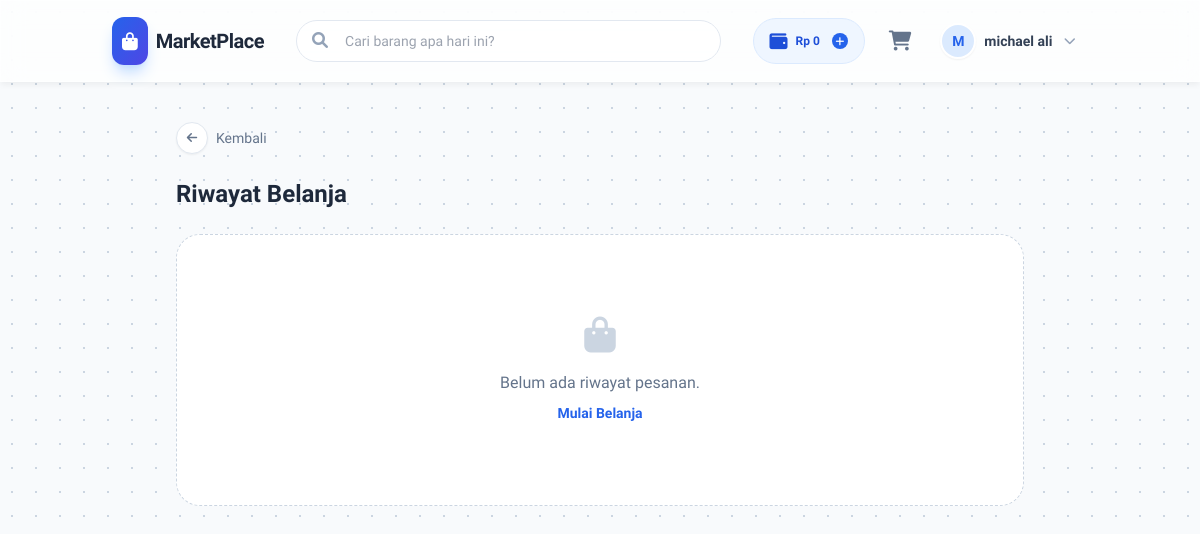
Before: /views/my_orders.php (signed in) with the older database file.
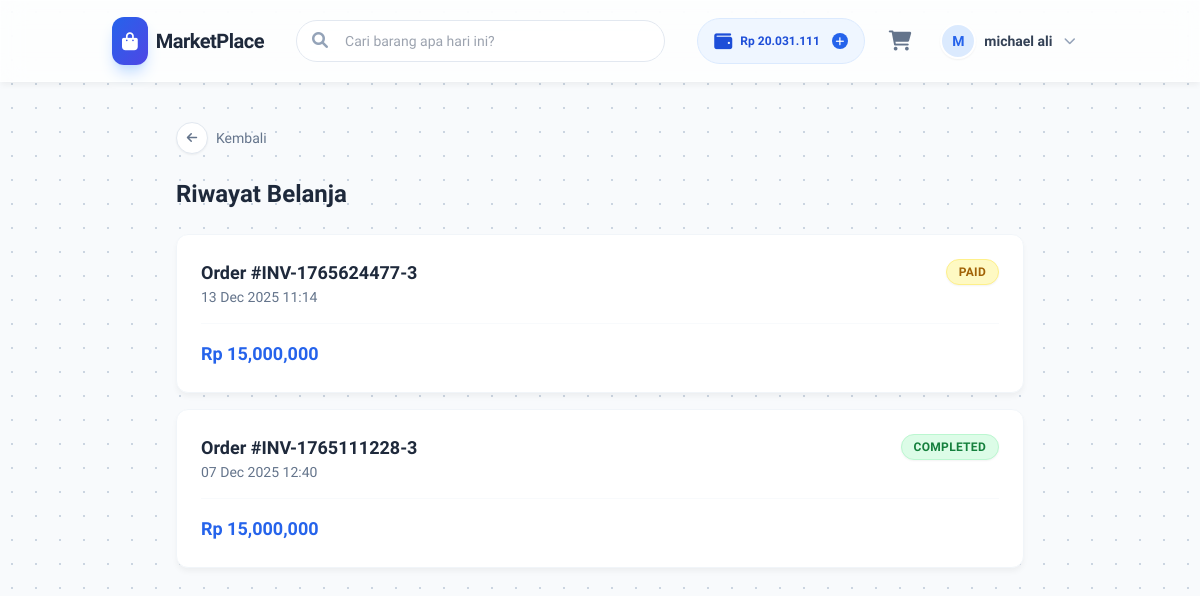
After: the same page with the newer database file.
### tables this page shows
CREATE TABLE `users` (
  `id` int(11) NOT NULL,
  `username` varchar(50) NOT NULL,
  `password` varchar(255) NOT NULL,
  `nama_lengkap` varchar(100) DEFAULT NULL,
  `email` varchar(100) DEFAULT NULL,
  `role` enum('admin','member') DEFAULT 'member',
  `created_at` timestamp NOT NULL DEFAULT current_timestamp(),
  `balance` decimal(15,2) DEFAULT 0.00
);

CREATE TABLE `orders` (
  `id` int(11) NOT NULL,
  `user_id` int(11) NOT NULL,
  `invoice_number` varchar(50) NOT NULL,
  `total_harga` decimal(10,2) NOT NULL,
  `metode_pembayaran` enum('tunai','non-tunai') NOT NULL,
  `status` enum('pending','paid','shipped','completed','cancelled') DEFAULT 'pending',
  `created_at` timestamp NOT NULL DEFAULT current_timestamp()
);

### Views/my_orders.php (the view, shortened to what the changed rows need)
<?php
$user_id = $_SESSION['user_id'];
$database = new Database();
$db = $database->getConnection();
$stmt_bal = $db->prepare("SELECT balance FROM users WHERE id = ?");
$stmt_bal->execute([$user_id]);
$nav_balance = $stmt_bal->fetchColumn() ?: 0;
$stmt_orders = $db->prepare("SELECT * FROM orders WHERE user_id = ? ORDER BY created_at DESC");
$stmt_orders->execute([$user_id]);
$orders = $stmt_orders->fetchAll(PDO::FETCH_ASSOC);
?>
<!DOCTYPE html>
<html lang="id">
<head>
    <script src="https://cdn.tailwindcss.com"></script>
    <link rel="stylesheet" href="https://cdnjs.cloudflare.com/ajax/libs/font-awesome/6.0.0/css/all.min.css">
    <link rel="stylesheet" href="../assets/css/style.css">
</head>
<body class="bg-slate-50 text-slate-800">
    <nav class="glass sticky top-0 z-50 transition-all duration-300">
        <div class="container mx-auto px-4 sm:px-6 h-20 flex items-center justify-between gap-4">
            <div class="flex items-center gap-4 flex-shrink-0">
                <button onclick="openTopUp()" class="hidden md:flex items-center gap-2 bg-blue-50 hover:bg-blue-100 text-blue-700 px-4 py-2 rounded-full transition font-bold text-xs border border-blue-100 group">
                    <i class="fas fa-wallet text-lg group-hover:scale-110 transition"></i>
                    <span>Rp <?php echo number_format($nav_balance, 0, ',', '.'); ?></span>
                    <div class="w-4 h-4 bg-blue-600 text-white rounded-full flex items-center justify-center text-[10px] ml-1"><i class="fas fa-plus"></i></div>
                </button>
            </div>
        </div>
    </nav>
    <div class="container mx-auto px-6 py-10 max-w-4xl">
        <h1 class="text-2xl font-bold mb-6 text-slate-800">Riwayat Belanja</h1>
        <div class="space-y-4">
            <?php foreach($orders as $o): ?>
            <div class="glass p-6 rounded-xl bg-white border border-slate-100 animate-enter">
                <div class="flex justify-between items-start mb-4">
                    <div>
                        <div class="font-bold text-lg text-slate-800">Order #<?php echo $o['invoice_number']; ?></div>
                        <div class="text-sm text-slate-500"><?php echo date('d M Y H:i', strtotime($o['created_at'])); ?></div>
                    </div>
                    <span class="px-3 py-1 rounded-full text-xs font-bold uppercase tracking-wide shadow-sm
                        <?php echo $o['status']=='completed'?'bg-green-100 text-green-700 border border-green-200':($o['status']=='shipped'?'bg-blue-100 text-blue-700 border border-blue-200':'bg-yellow-100 text-yellow-700 border border-yellow-200'); ?>">
                        <?php echo $o['status']; ?>
                    </span>
                </div>
                <div class="flex justify-between items-center pt-4 border-t border-slate-50">
                    <div class="font-bold text-blue-600 text-lg">Rp <?php echo number_format($o['total_harga']); ?></div>
                </div>
            </div>
            <?php endforeach; ?>
            <?php if(empty($orders)): ?>
                <div class="text-center py-20 bg-white rounded-3xl border border-dashed border-slate-300">
                    <i class="fas fa-shopping-bag text-4xl text-slate-300 mb-4"></i>
                    <p class="text-slate-500 font-medium">Belum ada riwayat pesanan.</p>
                    <a href="browse.php" class="text-blue-600 font-bold hover:underline text-sm mt-2 inline-block">Mulai Belanja</a>
                </div>
            <?php endif; ?>
        </div>
    </div>
</body>
</html>

Changed rows visible on the page:
changed users: balance "0" → "20.031.111"
added orders: invoice_number "INV-1765624477-3", created_at "13 Dec 2025 11:14", status "PAID", total_harga "15,000,000"
added orders: invoice_number "INV-1765111228-3", created_at "07 Dec 2025 12:40", status "COMPLETED", total_harga "15,000,000"
Other visible differences:
text no longer shown: "Belum ada riwayat pesanan. Mulai Belanja"
